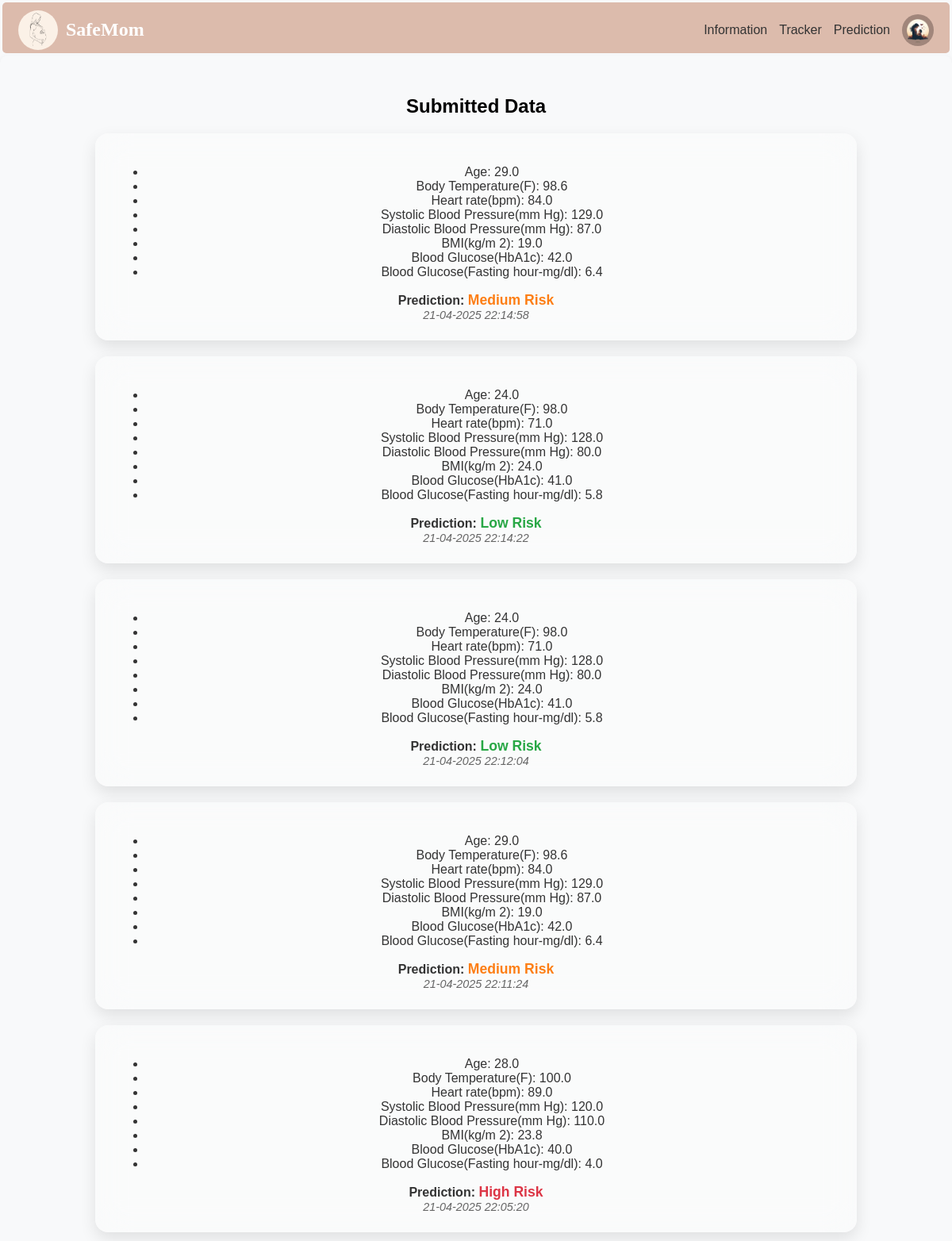
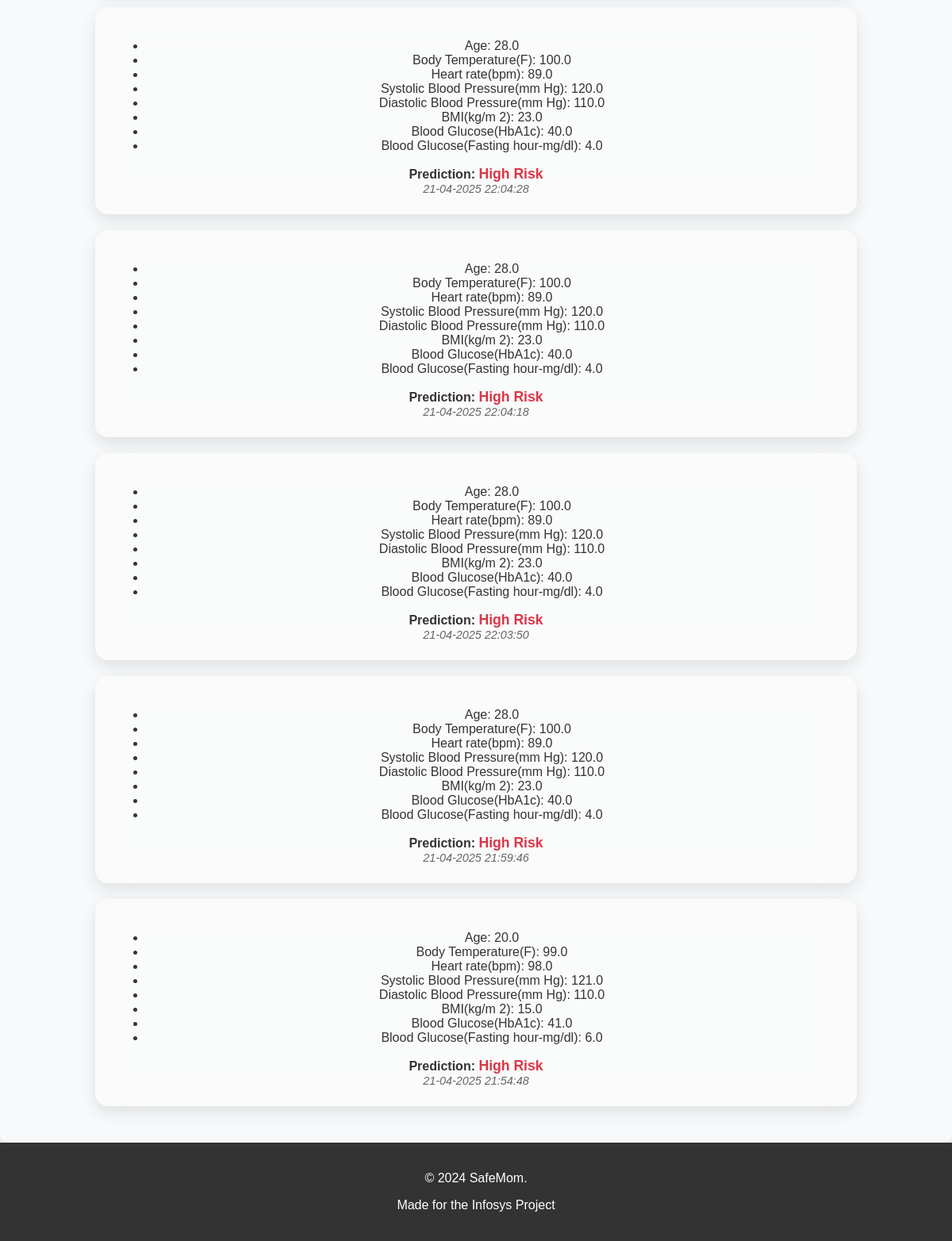
/tracker (signed in), run on the app's committed database (2 pictures, top to bottom).
### app.py (models this page shows)
class Tracker(db.Model):
    id = db.Column(db.Integer, primary_key=True)
    user_id = db.Column(db.Integer, db.ForeignKey('user.id'))
    input_data = db.Column(db.String(500))
    prediction_result = db.Column(db.String(50))
    timestamp = db.Column(db.DateTime, default=datetime.utcnow)
    user = db.relationship('User', backref=db.backref('trackers', lazy=True))

### app.py (the view)
@app.route('/tracker')
@login_required
def tracker():
    entries = Tracker.query.filter_by(user_id=current_user.id).order_by(Tracker.timestamp.desc()).all()
    return render_template('tracker.html', entries=entries)

### app.py (called while the page is built)
@login_manager.user_loader
def load_user(user_id):
    return User.query.get(int(user_id))

@app.template_filter('from_json')
def from_json_filter(s):
    import json
    try:
        return json.loads(s)  # Converts JSON string to Python dictionary
    except Exception:
        return {}  # Return empty dictionary in case of error

### templates/tracker.html (shortened to what this page needs)
<!DOCTYPE html>
<html lang="en">
<head>
    <link rel="stylesheet" href="{{ url_for('static', filename='styles.css') }}">
</head>
<body>
    <header class="header">
        <div class="logo-container">
            <div class="logo">
                <a href="{{ url_for('index') }}">
                    <img src="{{ url_for('static', filename='logo.png') }}" alt="Logo">
                </a>
            </div>
            <h1 class="header-title">
                <a href="{{ url_for('index') }}" style="color: #fff; text-decoration: none;">SafeMom</a>
            </h1>
        </div>
        <nav class="nav-right">
            <a href="/information" class="nav-link {% if request.path == '/information' %}active{% endif %}">Information</a>
            <a href="/tracker" class="nav-link {% if request.path == '/tracker' %}active{% endif %}">Tracker</a>
            <a href="/prediction" class="nav-link {% if request.path == '/prediction' %}active{% endif %}">Prediction</a>
            <a href="/profile" class="nav-link {% if request.path == '/profile' %}active{% endif %}">
                <div class="profile">
                    <img src="{{ url_for('static', filename='profile.jpg') }}" alt="Profile Picture">
                </div>
            </a>
        </nav>
    </header>
    <section class="tracker">
        <h2>Submitted Data</h2>
            {% for entry in entries %}
            <div class="tracker-box">
                {% set input_dict = entry.input_data | from_json %}
                <ul>
                    {% for key, value in input_dict.items() %}
                        <li>{{ key.strip() }}: {{ value }}</li>
                    {% endfor %}
                </ul>
                <div>
                    <strong>Prediction:</strong>
                    <span class="{% if entry.prediction_result == 'High Risk' %}prediction-high{% elif entry.prediction_result == 'Medium Risk' %}prediction-medium{% elif entry.prediction_result == 'Low Risk' %}prediction-low{% endif %}">
                        {{ entry.prediction_result }}
                    </span>
                </div>
                                <div class="timestamp"><em>{{ entry.timestamp.strftime('%d-%m-%Y %H:%M:%S') }}</em></div>
            </div>
            {% endfor %}
    </section>
    <footer>
        <p>© 2024 SafeMom.</p>
        <p>Made for the Infosys Project</p>
    </footer>
</body>
</html>

### static/styles.css (style rules this page uses)
body { font-family: 'Arial', sans-serif; margin: 0; padding: 0; background-color: #f8f9fa; }
.header { display: flex; justify-content: space-between; align-items: center; padding: 5px 20px 0px; background: #dcbbac; border-radius: 5px; margin: 3px; }
.logo-container { display: flex; align-items: center; gap: 10px; }
.logo { width: 50px; height: 50px; border-radius: 50%; overflow: hidden; }
.logo img { width: 100%; height: 100%; object-fit: cover; }
.header-title { font-family: 'Playfair Display', serif; font-size: 24px; font-weight: bold; color: #4a4a4a; }
.nav-right { display: flex; align-items: center; gap: 15px; }
.nav-link { text-decoration: none; font-size: 16px; color: #333; }
.profile { width: 40px; height: 40px; border-radius: 50%; overflow: hidden; }
.profile img { width: 100%; height: 100%; object-fit: cover; }
footer { background-color: #333; color: white; padding: 20px; text-align: center; }
.tracker { text-align: center; padding: 30px; box-shadow: 0 4px 8px rgba(0, 0, 0, 0.1); border-radius: 10px; }
.tracker-box { background-color: rgba(255, 255, 255, 0.8); padding: 20px; border-radius: 10px; width: 80%; margin: auto; box-shadow: 0px 4px 6px rgba(0, 0, 0, 0.1); }
body { background-image: url('https://i.pinimg.com/enabled_lo_mid/736x/4b/a3/be/4ba3be16e98c601262a0e681687ab97b.jpg'); background-size: cover; background-position: center; background-attachment: fixed; font-family: Arial, sans-serif; margin: 0; padding: 0; }
.tracker-box { background-color: rgba(255, 255, 255, 0.8); padding: 20px; border-radius: 10px; box-shadow: 0 4px 8px rgba(0, 0, 0, 0.1); margin-top: 20px; }

### templates/tracker.html (style rules this page uses)
.prediction-high { color: #dc3545; font-weight: bold; font-size: 1.1rem; }
.prediction-medium { color: #fd7e14; font-weight: bold; font-size: 1.1rem; }
.prediction-low { color: #28a745; font-weight: bold; font-size: 1.1rem; }
.tracker-box { backdrop-filter: blur(20px); background: rgba(255, 255, 255, 0.3); border-radius: 16px; box-shadow: 0 8px 20px rgba(0, 0, 0, 0.1); padding: 1.5rem; margin-bottom: 1rem; color: #333; transition: 0.3s ease; align-items: normal; }
.timestamp { font-size: 0.9rem; color: #666; }

### data on the page
Tracker: strip "Age" "Body Temperature(F)" "Heart rate(bpm)" "Systolic Blood Pressure(mm Hg)" "Diastolic Blood Pressure(mm Hg)" "BMI(kg/m 2)" "Blood Glucose(HbA1c)" "Blood Glucose(Fasting hour-mg/dl)", input_dict "29.0" "98.6" "84.0" "129.0" "87.0" "19.0" "42.0" "6.4", prediction_result "Medium Risk", timestamp "21-04-2025 22:14:58"
Tracker: strip "Age" "Body Temperature(F)" "Heart rate(bpm)" "Systolic Blood Pressure(mm Hg)" "Diastolic Blood Pressure(mm Hg)" "BMI(kg/m 2)" "Blood Glucose(HbA1c)" "Blood Glucose(Fasting hour-mg/dl)", input_dict "24.0" "98.0" "71.0" "128.0" "80.0" "24.0" "41.0" "5.8", prediction_result "Low Risk", timestamp "21-04-2025 22:14:22"
Tracker: strip "Age" "Body Temperature(F)" "Heart rate(bpm)" "Systolic Blood Pressure(mm Hg)" "Diastolic Blood Pressure(mm Hg)" "BMI(kg/m 2)" "Blood Glucose(HbA1c)" "Blood Glucose(Fasting hour-mg/dl)", input_dict "24.0" "98.0" "71.0" "128.0" "80.0" "24.0" "41.0" "5.8", prediction_result "Low Risk", timestamp "21-04-2025 22:12:04"
Tracker: strip "Age" "Body Temperature(F)" "Heart rate(bpm)" "Systolic Blood Pressure(mm Hg)" "Diastolic Blood Pressure(mm Hg)" "BMI(kg/m 2)" "Blood Glucose(HbA1c)" "Blood Glucose(Fasting hour-mg/dl)", input_dict "29.0" "98.6" "84.0" "129.0" "87.0" "19.0" "42.0" "6.4", prediction_result "Medium Risk", timestamp "21-04-2025 22:11:24"
Tracker: strip "Age" "Body Temperature(F)" "Heart rate(bpm)" "Systolic Blood Pressure(mm Hg)" "Diastolic Blood Pressure(mm Hg)" "BMI(kg/m 2)" "Blood Glucose(HbA1c)" "Blood Glucose(Fasting hour-mg/dl)", input_dict "28.0" "100.0" "89.0" "120.0" "110.0" "23.8" "40.0" "4.0", prediction_result "High Risk", timestamp "21-04-2025 22:05:20"
Tracker: strip "Age" "Body Temperature(F)" "Heart rate(bpm)" "Systolic Blood Pressure(mm Hg)" "Diastolic Blood Pressure(mm Hg)" "BMI(kg/m 2)" "Blood Glucose(HbA1c)" "Blood Glucose(Fasting hour-mg/dl)", input_dict "28.0" "100.0" "89.0" "120.0" "110.0" "23.0" "40.0" "4.0", prediction_result "High Risk", timestamp "21-04-2025 22:04:28"
Tracker: strip "Age" "Body Temperature(F)" "Heart rate(bpm)" "Systolic Blood Pressure(mm Hg)" "Diastolic Blood Pressure(mm Hg)" "BMI(kg/m 2)" "Blood Glucose(HbA1c)" "Blood Glucose(Fasting hour-mg/dl)", input_dict "28.0" "100.0" "89.0" "120.0" "110.0" "23.0" "40.0" "4.0", prediction_result "High Risk", timestamp "21-04-2025 22:04:18"
Tracker: strip "Age" "Body Temperature(F)" "Heart rate(bpm)" "Systolic Blood Pressure(mm Hg)" "Diastolic Blood Pressure(mm Hg)" "BMI(kg/m 2)" "Blood Glucose(HbA1c)" "Blood Glucose(Fasting hour-mg/dl)", input_dict "28.0" "100.0" "89.0" "120.0" "110.0" "23.0" "40.0" "4.0", prediction_result "High Risk", timestamp "21-04-2025 22:03:50"
Tracker: strip "Age" "Body Temperature(F)" "Heart rate(bpm)" "Systolic Blood Pressure(mm Hg)" "Diastolic Blood Pressure(mm Hg)" "BMI(kg/m 2)" "Blood Glucose(HbA1c)" "Blood Glucose(Fasting hour-mg/dl)", input_dict "28.0" "100.0" "89.0" "120.0" "110.0" "23.0" "40.0" "4.0", prediction_result "High Risk", timestamp "21-04-2025 21:59:46"
Tracker: strip "Age" "Body Temperature(F)" "Heart rate(bpm)" "Systolic Blood Pressure(mm Hg)" "Diastolic Blood Pressure(mm Hg)" "BMI(kg/m 2)" "Blood Glucose(HbA1c)" "Blood Glucose(Fasting hour-mg/dl)", input_dict "20.0" "99.0" "98.0" "121.0" "110.0" "15.0" "41.0" "6.0", prediction_result "High Risk", timestamp "21-04-2025 21:54:48"
